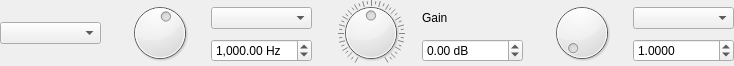
<?xml version="1.0" encoding="UTF-8"?>
<ui version="4.0">
 <class>BiQuadFilterGUI</class>
 <widget class="QWidget" name="BiQuadFilterGUI">
  <property name="geometry">
   <rect>
    <x>0</x>
    <y>0</y>
    <width>734</width>
    <height>66</height>
   </rect>
  </property>
  <property name="windowTitle">
   <string notr="true"/>
  </property>
  <layout class="QGridLayout" name="gridLayout">
   <property name="leftMargin">
    <number>0</number>
   </property>
   <property name="topMargin">
    <number>0</number>
   </property>
   <property name="rightMargin">
    <number>0</number>
   </property>
   <property name="bottomMargin">
    <number>0</number>
   </property>
   <property name="spacing">
    <number>0</number>
   </property>
   <item row="0" column="2" rowspan="2">
    <widget class="AudioKnob" name="freqDial">
     <property name="minimumSize">
      <size>
       <width>0</width>
       <height>66</height>
      </size>
     </property>
     <property name="maximumSize">
      <size>
       <width>16777215</width>
       <height>66</height>
      </size>
     </property>
     <property name="maximum">
      <number>1000</number>
     </property>
     <property name="pageStep">
      <number>10</number>
     </property>
     <property name="value">
      <number>566</number>
     </property>
    </widget>
   </item>
   <item row="0" column="8" rowspan="2">
    <widget class="AudioKnob" name="qDial">
     <property name="minimumSize">
      <size>
       <width>0</width>
       <height>66</height>
      </size>
     </property>
     <property name="maximumSize">
      <size>
       <width>16777215</width>
       <height>66</height>
      </size>
     </property>
     <property name="minimum">
      <number>0</number>
     </property>
     <property name="maximum">
      <number>1000</number>
     </property>
     <property name="notchesVisible">
      <bool>false</bool>
     </property>
    </widget>
   </item>
   <item row="1" column="3">
    <widget class="ValueScrubBox" name="freqSpinBox">
     <property name="showGroupSeparator" stdset="0">
      <bool>true</bool>
     </property>
     <property name="suffix">
      <string> Hz</string>
     </property>
     <property name="minimum">
      <double>0.010000000000000</double>
     </property>
     <property name="maximum">
      <double>99999.990000000005239</double>
     </property>
     <property name="value">
      <double>1000.000000000000000</double>
     </property>
    </widget>
   </item>
   <item row="0" column="4">
    <spacer name="horizontalSpacer">
     <property name="orientation">
      <enum>Qt::Horizontal</enum>
     </property>
     <property name="sizeType">
      <enum>QSizePolicy::Fixed</enum>
     </property>
     <property name="sizeHint" stdset="0">
      <size>
       <width>8</width>
       <height>20</height>
      </size>
     </property>
    </spacer>
   </item>
   <item row="0" column="5" rowspan="2">
    <widget class="AudioKnob" name="gainDial">
     <property name="minimumSize">
      <size>
       <width>0</width>
       <height>66</height>
      </size>
     </property>
     <property name="maximumSize">
      <size>
       <width>16777215</width>
       <height>66</height>
      </size>
     </property>
     <property name="minimum">
      <number>-200</number>
     </property>
     <property name="maximum">
      <number>200</number>
     </property>
     <property name="pageStep">
      <number>20</number>
     </property>
     <property name="notchTarget">
      <double>9.850000000000000</double>
     </property>
     <property name="notchesVisible">
      <bool>true</bool>
     </property>
    </widget>
   </item>
   <item row="1" column="6">
    <widget class="ValueScrubBox" name="gainSpinBox">
     <property name="suffix">
      <string> dB</string>
     </property>
     <property name="minimum">
      <double>-199.990000000000009</double>
     </property>
     <property name="maximum">
      <double>199.990000000000009</double>
     </property>
    </widget>
   </item>
   <item row="1" column="9">
    <widget class="ValueScrubBox" name="qSpinBox">
     <property name="decimals">
      <number>4</number>
     </property>
     <property name="minimum">
      <double>0.000100000000000</double>
     </property>
     <property name="maximum">
      <double>999.999900000000025</double>
     </property>
     <property name="singleStep">
      <double>0.100000000000000</double>
     </property>
     <property name="value">
      <double>1.000000000000000</double>
     </property>
    </widget>
   </item>
   <item row="0" column="6">
    <widget class="QLabel" name="gainLabel">
     <property name="sizePolicy">
      <sizepolicy hsizetype="Preferred" vsizetype="Fixed">
       <horstretch>0</horstretch>
       <verstretch>0</verstretch>
      </sizepolicy>
     </property>
     <property name="text">
      <string>Gain</string>
     </property>
    </widget>
   </item>
   <item row="0" column="9">
    <widget class="QComboBox" name="qComboBox"/>
   </item>
   <item row="0" column="3">
    <widget class="QComboBox" name="freqComboBox"/>
   </item>
   <item row="0" column="7">
    <spacer name="horizontalSpacer_2">
     <property name="orientation">
      <enum>Qt::Horizontal</enum>
     </property>
     <property name="sizeType">
      <enum>QSizePolicy::Fixed</enum>
     </property>
     <property name="sizeHint" stdset="0">
      <size>
       <width>8</width>
       <height>20</height>
      </size>
     </property>
    </spacer>
   </item>
   <item row="0" column="0" rowspan="2">
    <widget class="QComboBox" name="typeComboBox"/>
   </item>
   <item row="0" column="1">
    <spacer name="horizontalSpacer_3">
     <property name="orientation">
      <enum>Qt::Horizontal</enum>
     </property>
     <property name="sizeType">
      <enum>QSizePolicy::Fixed</enum>
     </property>
     <property name="sizeHint" stdset="0">
      <size>
       <width>8</width>
       <height>20</height>
      </size>
     </property>
    </spacer>
   </item>
  </layout>
 </widget>
 <customwidgets>
  <customwidget>
   <class>AudioKnob</class>
   <extends>QDial</extends>
   <header>Editor/widgets/AudioKnob.h</header>
  </customwidget>
  <customwidget>
   <class>ValueScrubBox</class>
   <extends>QDoubleSpinBox</extends>
   <header>Editor/widgets/ValueScrubBox.h</header>
  </customwidget>
 </customwidgets>
 <resources/>
 <connections/>
</ui>
